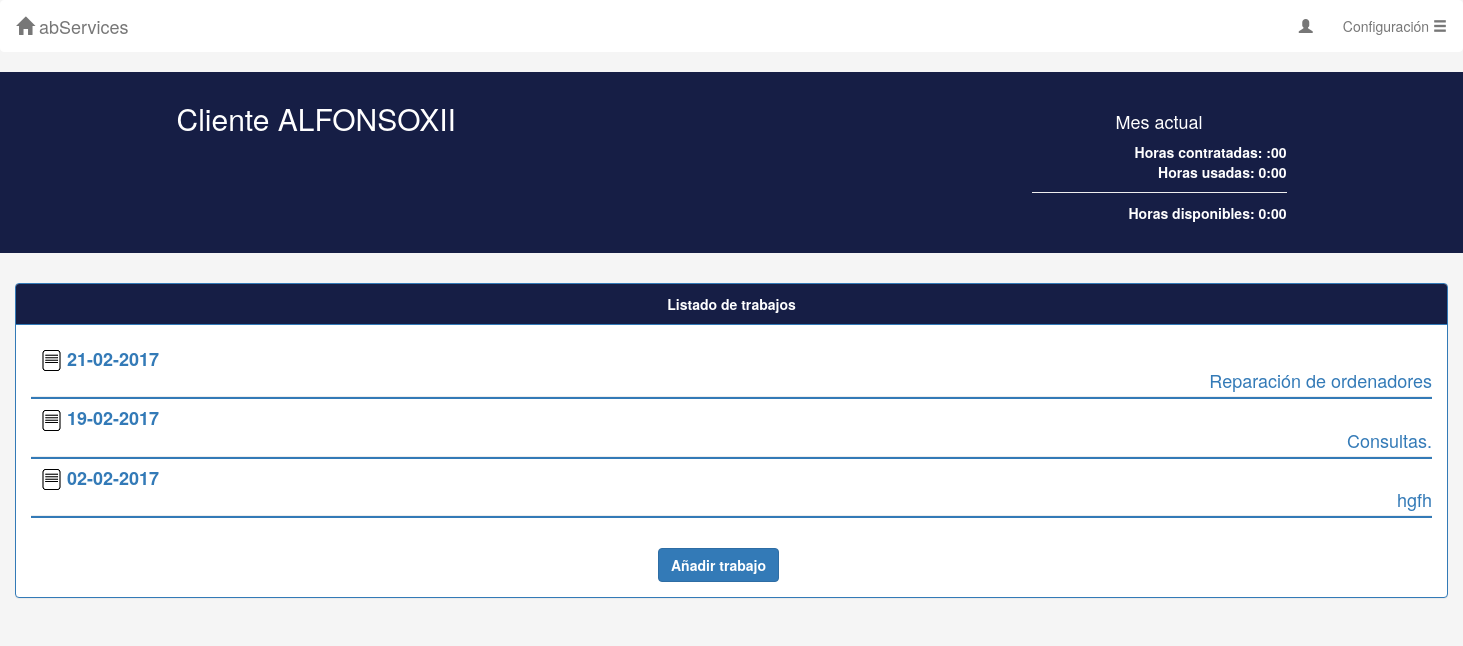
Page /trabajosCliente.php?cliente=ALFONSOXII on the earlier database version.
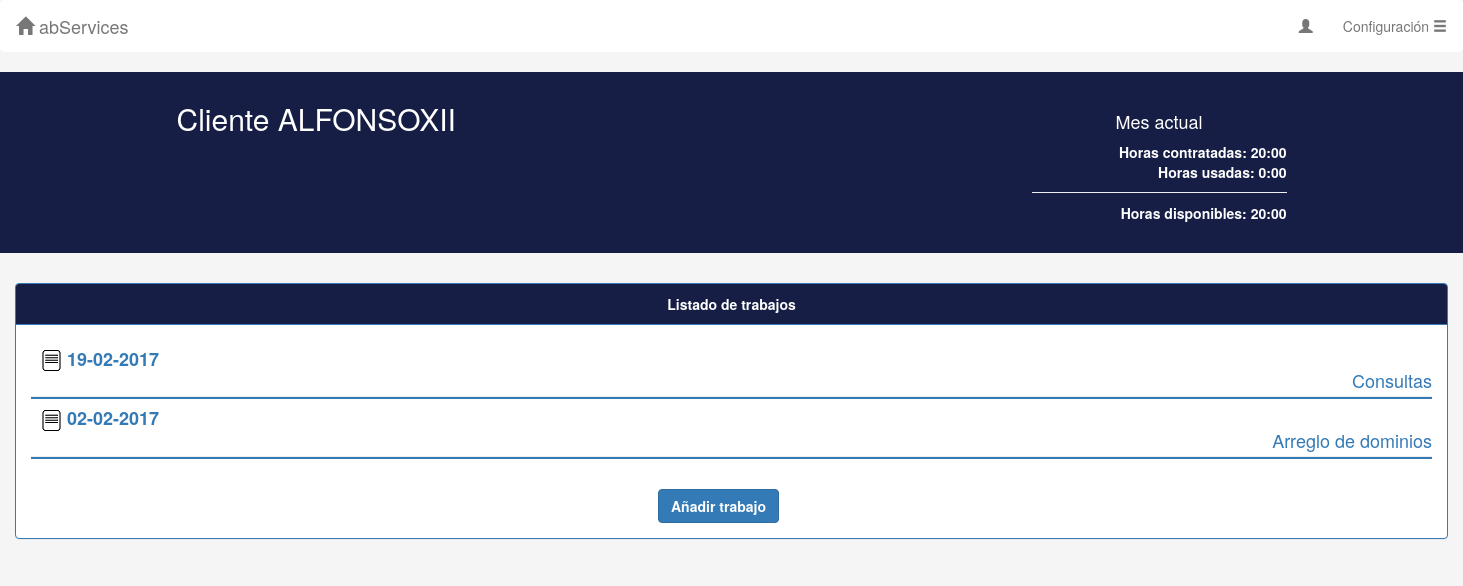
Same page on the later database version.
### tables this page shows
CREATE TABLE `trabajos` (
  `Id` int(11) NOT NULL,
  `IdCliente` varchar(30) NOT NULL,
  `Trabajador` varchar(3) NOT NULL,
  `FVisita` date NOT NULL,
  `HoraE` time NOT NULL,
  `HoraS` time NOT NULL,
  `Descripcion` text NOT NULL,
  `DescripcionMat` text,
  `Observaciones` text
);

### includes/php/config.php (called while the page is built, shortened)
<?php
$mysqli = new mysqli(BD_HOST, BD_USER, BD_PASS, BD_NAME);
$mysqli->set_charset("utf8");
function sanitizeArgs(&$args) {
	global $mysqli;
	for($i=0; $i < count($args); $i++){
		$args[$i] = mysqli_real_escape_string($mysqli, $args[$i]);
		$args[$i] = htmlspecialchars_decode(trim(strip_tags(stripslashes($args[$i]))));
	}
}
?>

### includes/php/clientesBD.php (called while the page is built, shortened)
<?php
require_once(__DIR__."/config.php");
function getHoras($id){
	global $mysqli;
	$args = array($id);
	$pst = $mysqli->prepare("SELECT Horas FROM clientes WHERE Id = ?");
	$pst->bind_param("s",$args[0]);
	$pst->execute();
	$result = $pst->get_result();
	while($row = $result->fetch_array(MYSQLI_ASSOC)){
		$horas = $row['Horas'];
	}
	return $horas;
}
?>

### includes/php/clientes.php (called while the page is built, shortened)
<?php
require_once __DIR__.'/config.php';
require_once __DIR__.'/trabajos.php';
require_once __DIR__.'/clientesBD.php';
function conseguirHoras($id){
	$horas = getHoras($id);
	return $horas;
}
?>

### includes/php/trabajosBD.php (called while the page is built, shortened)
<?php
require_once(__DIR__."/config.php");
function getTrabajos($id){
	global $mysqli;
	$trabajos = null;
	$args = array($id);
	$pst = $mysqli->prepare("SELECT * FROM trabajos WHERE IdCliente = ? ORDER BY FVisita DESC;");
	$pst->bind_param("s",$args[0]);
	$pst->execute();
	$result = $pst->get_result();
	while($row = $result->fetch_array(MYSQLI_ASSOC)){
		$trabajos[] = $row;
	}
	return $trabajos;
}
function getHorasTrabajos($id){
	global $mysqli;
	$fIni = date("Y").'-'.date("m").'-01';
	$fFin = date("Y").'-'.date("m").'-31';
	$args = array($id, $fIni, $fFin);
	$pst = $mysqli->prepare("SELECT * FROM trabajos WHERE IdCliente = ? AND (FVisita BETWEEN ? AND ?)");
	$pst->bind_param("sss",$args[0],$args[1],$args[2]);
	$pst->execute();
	$result = $pst->get_result();
	$duracion = 0.0;
	$duracion = conversorSegundosHoras($duracion);
	return $duracion;
}
function conversorSegundosHoras($tiempo_en_segundos) {
	$horas = floor($tiempo_en_segundos / 3600);
	$minutos = floor(($tiempo_en_segundos - ($horas * 3600)) / 60);
	if($minutos == 0) $minutos = $minutos.'0';
	else if($minutos < 10) $minutos = '0'.$minutos;
	return $horas . ':' . $minutos;
}
?>

### includes/php/trabajos.php (called while the page is built, shortened)
<?php
require_once __DIR__.'/config.php';
require_once __DIR__.'/trabajosBD.php';
function conseguirTrabajos($id){
	$result = getTrabajos($id);
	return $result;
}
function horasUsadas($cliente){
	$result = getHorasTrabajos($cliente);
	return $result;
}
function conversorHorasSegundos($tiempo_en_horas) {
	$decimales = explode(":",$tiempo_en_horas);
	$horas = $decimales[0] * 3600;
	$minutos = $decimales[1] * 60;
	$segundos = $horas + $minutos;
	return $segundos;
}
?>

### trabajosCliente.php (the view, shortened to what the changed rows need)
<?php require_once __DIR__.'/includes/php/config.php';?>
<!DOCTYPE html>
<html lang="en">
  <head>
	<?php
	$cliente= $_GET['cliente'];
	?>
    <link href="includes/css/bootstrap.min.css" rel="stylesheet" media="screen">
	<link rel="stylesheet" type="text/css" href="includes/css/style.css">
  </head>
  <?php
    require(__DIR__.'/includes/php/trabajos.php');
	require(__DIR__.'/includes/php/clientes.php');
?>
  <body id="scroll">
		<div class="jumbotron">
				<div class="container">
				<div class="col-md-4" >
				<h2 id="cab2">Cliente <?php echo $cliente?></h2>
				</div>
				<div class="col-md-3" id="derecha">
				<strong><span> Horas contratadas: <?php $a = conseguirHoras($cliente); $a = $a.':00'; echo $a?></span></br>
				<span> Horas usadas: <?php $b = horasUsadas($cliente); echo $b?> </span><hr style="margin-top: 10px; margin-bottom: 10px;">
				<span> Horas disponibles:
				<?php
				$a = conversorHorasSegundos($a);
				$b = conversorHorasSegundos($b);
				$c = $a - $b;
				echo conversorSegundosHoras($c);
				?></span></strong>
				</div>
				</div>
		</div>
		<div class="container-fluid">
						<div class="panel panel-primary" >
						<div class="panel-body">
								<?php
								$trabajos = conseguirTrabajos($cliente);
									foreach((array)$trabajos as $trabajo){
									echo '<div class="form-group"><h4><a href = "./infoTrabajo.php?id='.$trabajo['Id'].'&cliente='.$cliente.'"><strong><div class="container-fluid"><img id="margenIm" src="./includes/css/trabajo.png">'. date_format(new DateTime($trabajo['FVisita']), 'd-m-Y').'</div></strong><div id="derecha">'.$trabajo['Descripcion'].'</div></a></h4></div><hr id="lineas">';
									}
								?>	<br>
								<?php
							if($_SESSION["tipo"] != 1){
									?>
							<div class="form-group">
								<div class="col-lg-offset-4 col-lg-11">
								</div>
							</div>
								<?php
							}
									?>
						</div>
						</div>
					</div>
  </body>
</html>

Differences in the rows shown:
removed trabajos: FVisita "21-02-2017", Descripcion "Reparación de ordenadores"
changed trabajos: Descripcion "Consultas." → "Consultas"
changed trabajos: Descripcion "hgfh" → "Arreglo de dominios"
Other differences:
$a: ":00" → "20:00"
conversorSegundosHoras($c): "0:00" → "20:00"
